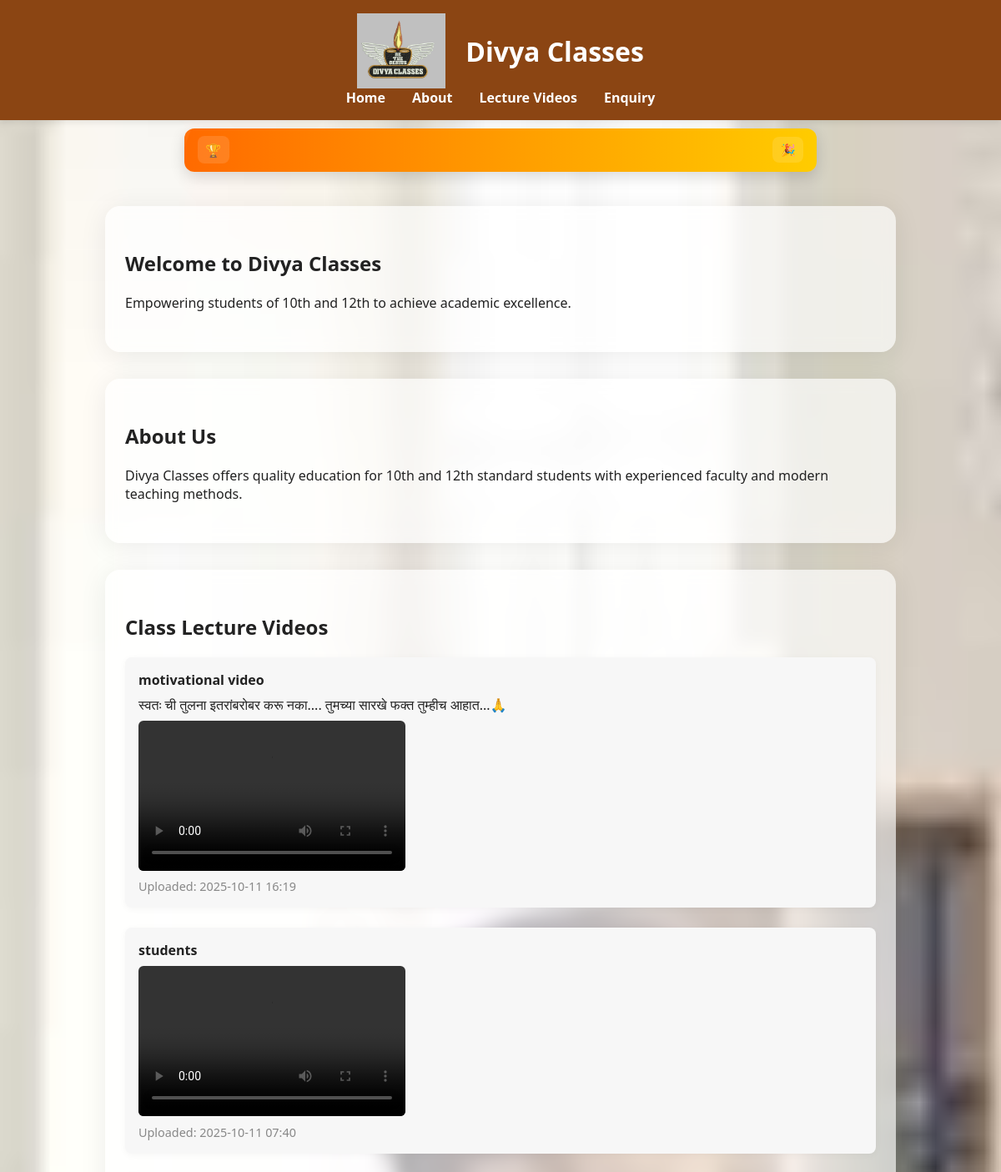
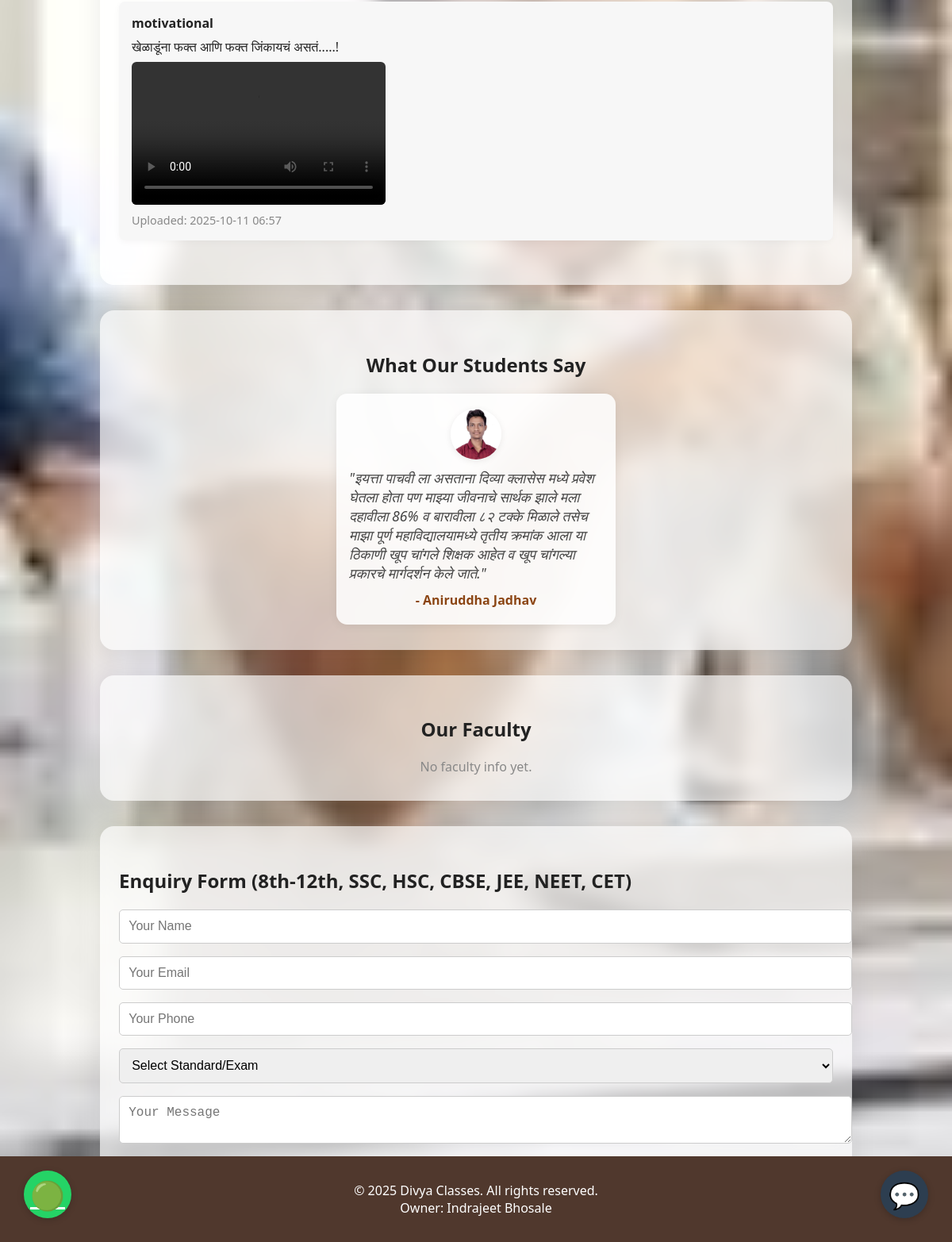
The page / on the database its author committed (2 pictures, top to bottom).
### main/models.py (models this page shows, shortened)
class LectureVideo(models.Model):
	title = models.CharField(max_length=200)
	description = models.TextField(blank=True)
	video = models.FileField(upload_to='videos/')
	uploaded_at = models.DateTimeField(auto_now_add=True)

class Testimonial(models.Model):
	name = models.CharField(max_length=100)
	message = models.TextField()
	image = models.ImageField(upload_to='testimonials/', blank=True)
	created_at = models.DateTimeField(auto_now_add=True)

### main/views.py (the view)
# urls.py: path('', main_views.home, name='home'),
def home(request):
	videos = LectureVideo.objects.order_by('-uploaded_at')
	testimonials = Testimonial.objects.order_by('-created_at')[:6]
	faculty = Faculty.objects.all()
	return render(request, 'index.html', {
		'videos': videos,
		'testimonials': testimonials,
		'faculty': faculty,
	})

### templates/index.html (shortened to what this page needs)
{% load static %}
<!DOCTYPE html>
<html lang="en">
<head>
    <link rel="stylesheet" href="/static/css/style.css">
</head>
<body>
    <header>
    <img src="{% static 'images/logo.jpg' %}" alt="Divya Classes Logo" style="height:90px;vertical-align:middle;margin-right:20px;">
        <h1 style="display:inline;vertical-align:middle;">Divya Classes</h1>
        <nav>
            <ul>
                <li><a href="#home">Home</a></li>
                <li><a href="#about">About</a></li>
                <li><a href="#videos">Lecture Videos</a></li>
                <li><a href="#enquiry">Enquiry</a></li>
            </ul>
        </nav>
    </header>
    <div id="marathi-achievement-banner" style="width:100vw;max-width:100%;display:flex;justify-content:center;padding:0.6rem 0;">
        <div style="background:linear-gradient(90deg,#ff6a00,#ffcc00);color:#fff;font-weight:800;font-size:1.05rem;text-align:center;padding:0.6rem 1rem;border-radius:12px;box-shadow:0 6px 18px rgba(0,0,0,0.14);display:inline-flex;align-items:center;gap:0.8rem;overflow:hidden;position:relative;min-width:320px;max-width:1100px;">
            <div style="flex-shrink:0;background:rgba(255,255,255,0.12);padding:0.4rem 0.6rem;border-radius:8px;font-size:0.95rem;">🏆</div>
            <div style="flex:1;white-space:nowrap;overflow:hidden;">
                <div class="marathi-marquee" style="display:inline-block;padding-left:100%;animation:marqueeAnim 14s linear infinite;">भोसरी विभागात प्रथम क्रमांक — पिंपरी-चिंचवड मध्ये द्वितीय क्रमांक — 100% निकाल! (Divya Classes)</div>
            </div>
            <div style="flex-shrink:0;background:rgba(255,255,255,0.12);padding:0.35rem 0.6rem;border-radius:8px;font-size:0.9rem;">🎉</div>
            <div class="shine" aria-hidden="true" style="position:absolute;top:0;left:-40%;height:100%;width:40%;background:linear-gradient(120deg,rgba(255,255,255,0.0),rgba(255,255,255,0.35),rgba(255,255,255,0.0));transform:skewX(-20deg);animation:shineAnim 3s linear infinite;opacity:0.9;"></div>
        </div>
    </div>
    <a href="https://wa.me/918007133301" id="whatsapp-float" title="Chat on WhatsApp" target="_blank" rel="noopener">🟢</a>
    <section id="home" class="animated-section glass-section">
        <h2>Welcome to Divya Classes</h2>
        <p>Empowering students of 10th and 12th to achieve academic excellence.</p>
    </section>
    <section id="about" class="animated-section glass-section">
        <h2>About Us</h2>
        <p>Divya Classes offers quality education for 10th and 12th standard students with experienced faculty and modern teaching methods.</p>
    </section>
    <section id="videos" class="animated-section glass-section">
        <h2>Class Lecture Videos</h2>
        <div id="video-list">
            {% if videos %}
                {% for video in videos %}
                    <div style="margin-bottom: 1.5rem; background: #f7f7f7; border-radius: 8px; padding: 1rem; box-shadow: 0 2px 8px rgba(0,0,0,0.04);">
                        <h4 style="margin:0 0 0.5rem 0;">{{ video.title }}</h4>
                        <p style="margin:0 0 0.5rem 0;">{{ video.description }}</p>
                        <video width="320" height="180" controls style="max-width:100%; border-radius:6px;">
                            <source src="{{ video.video.url }}" type="video/mp4">
                        </video>
                        <div style="font-size:0.9rem;color:#888;margin-top:0.3rem;">Uploaded: {{ video.uploaded_at|date:"Y-m-d H:i" }}</div>
                    </div>
                {% endfor %}
            {% else %}
                <div style="color:#888;">No lecture videos available yet.</div>
            {% endif %}
        </div>
    </section>
    <section id="testimonials" class="animated-section glass-section" style="margin-bottom:2rem;">
        <h2 style="text-align:center;">What Our Students Say</h2>
        <div style="display:flex;flex-wrap:wrap;gap:2rem;justify-content:center;">
            {% for t in testimonials %}
            <div style="background:rgba(255,255,255,0.85);border-radius:14px;box-shadow:0 2px 12px rgba(0,0,0,0.07);padding:1.2rem 1rem;max-width:320px;min-width:220px;flex:1 1 220px;display:flex;flex-direction:column;align-items:center;">
                {% if t.image %}
                <img src="{{ t.image.url }}" alt="{{ t.name }}" style="width:64px;height:64px;border-radius:50%;object-fit:cover;margin-bottom:0.7rem;box-shadow:0 2px 8px rgba(0,0,0,0.08);">
                {% endif %}
                <div style="font-size:1.1rem;font-style:italic;color:#444;margin-bottom:0.7rem;">"{{ t.message }}"</div>
                <div style="font-weight:bold;color:#8B4513;">- {{ t.name }}</div>
            </div>
            {% empty %}
            <div style="color:#888;">No testimonials yet.</div>
            {% endfor %}
        </div>
    </section>
    <section id="faculty" class="animated-section glass-section" style="margin-bottom:2rem;">
        <h2 style="text-align:center;">Our Faculty</h2>
        <div style="display:flex;flex-wrap:wrap;gap:2rem;justify-content:center;">
            {% for f in faculty %}
            <div style="background:rgba(255,255,255,0.85);border-radius:14px;box-shadow:0 2px 12px rgba(0,0,0,0.07);padding:1.2rem 1rem;max-width:260px;min-width:180px;flex:1 1 180px;display:flex;flex-direction:column;align-items:center;">
                {% if f.image %}
                <img src="{{ f.image.url }}" alt="{{ f.name }}" style="width:70px;height:70px;border-radius:50%;object-fit:cover;margin-bottom:0.7rem;box-shadow:0 2px 8px rgba(0,0,0,0.08);">
                {% endif %}
                <div style="font-weight:bold;font-size:1.1rem;color:#2d3e50;">{{ f.name }}</div>
                <div style="color:#8B4513;font-size:1rem;margin-bottom:0.5rem;">{{ f.subject }}</div>
                <div style="font-size:0.98rem;color:#444;">{{ f.bio }}</div>
            </div>
            {% empty %}
            <div style="color:#888;">No faculty info yet.</div>
            {% endfor %}
        </div>
    </section>
    <section id="enquiry" class="animated-section glass-section">
        <h2>Enquiry Form (8th-12th, SSC, HSC, CBSE, JEE, NEET, CET)</h2>
        <form id="enquiry-form" method="post">
            <input type="text" name="name" placeholder="Your Name" required>
            <input type="email" name="email" placeholder="Your Email" required>
            <input type="text" name="phone" placeholder="Your Phone" required>
            <select name="standard" required>
                <option value="">Select Standard/Exam</option>
            </select>
            <textarea name="message" placeholder="Your Message" required></textarea>
            <button type="submit">Submit</button>
        </form>
    </section>
    <footer>
        <p>&copy; 2025 Divya Classes. All rights reserved.<br>Owner: Indrajeet Bhosale</p>
    </footer>
    <div id="ai-chatbot-btn" style="position:fixed;bottom:30px;right:30px;z-index:1000;background:#2d3e50;color:#fff;border-radius:50%;width:60px;height:60px;display:flex;align-items:center;justify-content:center;box-shadow:0 2px 8px rgba(0,0,0,0.2);cursor:pointer;font-size:2rem;">
        💬
    </div>
</body>
</html>

### static/css/style.css (style rules this page uses)
body { font-family: 'Segoe UI', Arial, sans-serif; margin: 0; padding: 0; color: #222; background: url('/static/images/background.jpeg') no-repeat center center fixed; background-size: cover; }
header { background: #8B4513 !important; color: #ffffff; padding: 1rem 0; text-align: center; box-shadow: 0 2px 8px rgba(0,0,0,0.1); }
nav ul { list-style: none; padding: 0; margin: 0; display: flex; justify-content: center; gap: 2rem; }
nav a { color: #fff; text-decoration: none; font-weight: bold; transition: color 0.3s; }
.animated-section { padding: 2rem; margin: 2rem auto; max-width: 800px; background: rgba(255,255,255,0.65); border-radius: 18px; box-shadow: 0 4px 32px rgba(0,0,0,0.08); backdrop-filter: blur(8px); -webkit-backdrop-filter: blur(8px); animation: fadeInUp 1s; }
form input, form select, form textarea { display: block; width: 100%; margin-bottom: 1rem; padding: 0.7rem; border: 1px solid #ccc; border-radius: 5px; font-size: 1rem; }
form button { background: #2d3e50; color: #fff; border: none; padding: 0.8rem 2rem; border-radius: 5px; font-size: 1rem; cursor: pointer; transition: background 0.3s; }
footer { text-align: center; padding: 1rem 0; background: #50382d; color: #fff; position: fixed; width: 100%; bottom: 0; }

### templates/index.html (style rules this page uses)
#whatsapp-float { position: fixed; bottom: 30px; left: 30px; z-index: 2000; background: #25d366; color: #fff; border-radius: 50%; width: 60px; height: 60px; display: flex; align-items: center; justify-content: center; box-shadow: 0 2px 8px rgba(0,0,0,0.18); font-size: 2.2rem; cursor: pointer; transition: box-shadow 0.2s; }

### rows shown on the page
LectureVideo: title "motivational video", description "स्वतः ची तुलना इतरांबरोबर करू नका.... तुमच्या सारखे फक्त तुम्हीच आहात...🙏", uploaded_at "2025-10-11 16:19"
LectureVideo: title "students", uploaded_at "2025-10-11 07:40"
LectureVideo: title "motivational", description "खेळाडूंना फक्त आणि फक्त जिंकायचं असतं.....!", uploaded_at "2025-10-11 06:57"
Testimonial: image (picture), message "इयत्ता पाचवी ला असताना दिव्या क्लासेस मध्ये प्रवेश घेतला होता पण माझ्या जीवनाचे सार्थक झाले मला दहावीला 86% व बारावीला ८२ टक्के मिळाले तसेच माझा पूर्ण महाविद्यालयामध्ये तृतीय क्रमांक आला या ठिकाणी खूप चांगले शिक्षक आहेत व खूप चांगल्या प्रकारचे मार्गदर्शन केले जाते.", name "Aniruddha Jadhav"
